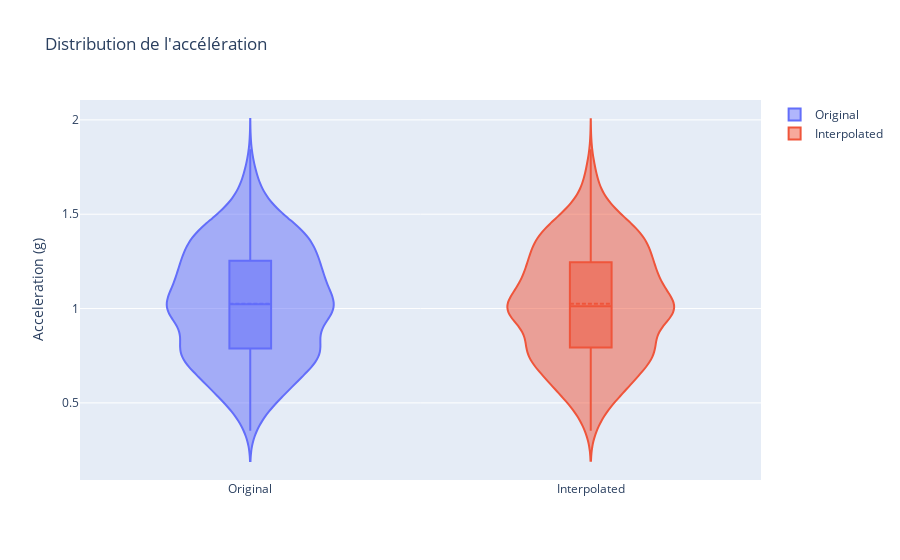

Notebook source saved alongside this figure:
### Code cell
md1 = MovementData([leo1,leo2], ["Original", "Interpolated"])
plots = md1.make_all_plots()

plots["Violin"]

### Figure 1 — Plotly figure (JSON) as saved in the notebook; plotly's stock layout.template omitted (floating-point values rounded to 4 significant figures; data arrays with more than 128 entries replaced by an {"elided": "..."} marker saying what was removed)
{"data": [{"box": {"visible": true}, "line": {"color": "#636EFA"}, "meanline": {"visible": true}, "name": "Original", "type": "violin", "y": {"elided": "943 float values"}}, {"box": {"visible": true}, "line": {"color": "#EF553B"}, "meanline": {"visible": true}, "name": "Interpolated", "type": "violin", "y": {"elided": "900 float values"}}], "layout": {"title": {"text": "Distribution de l'accélération"}, "yaxis": {"title": {"text": "Acceleration (g)"}}}}
